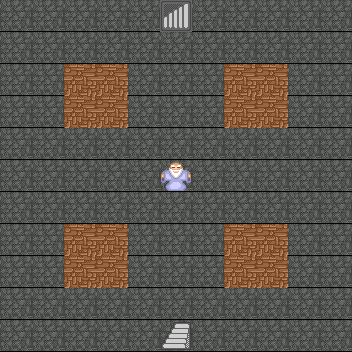

A level layout from a 2D game, rendered from its tile map. Below: a short description, then the map file with its tile-grid data intact:
An orthogonal 11x11 tile map with 32x32 px tiles, 4 tile layers (floor, wall, stair, npc).

<map version="1.2" tiledversion="1.2.5" orientation="orthogonal" renderorder="right-down" width="11" height="11" tilewidth="32" tileheight="32" infinite="0" nextlayerid="14" nextobjectid="1">
 <tileset firstgid="1" name="element" tilewidth="32" tileheight="32" tilecount="96" columns="32">
  <image source="element.png" width="1024" height="96" />
 </tileset>
 <layer id="8" name="floor" width="11" height="11">
  <data encoding="csv">
96,96,96,96,96,96,96,96,96,96,96,
96,96,96,96,96,96,96,96,96,96,96,
96,96,96,96,96,96,96,96,96,96,96,
96,96,96,96,96,96,96,96,96,96,96,
96,96,96,96,96,96,96,96,96,96,96,
96,96,96,96,96,96,96,96,96,96,96,
96,96,96,96,96,96,96,96,96,96,96,
96,96,96,96,96,96,96,96,96,96,96,
96,96,96,96,96,96,96,96,96,96,96,
96,96,96,96,96,96,96,96,96,96,96,
96,96,96,96,96,96,96,96,96,96,96
</data>
 </layer>
 <layer id="1" name="wall" width="11" height="11">
  <data encoding="csv">
0,0,0,0,0,0,0,0,0,0,0,
0,0,0,0,0,0,0,0,0,0,0,
0,0,52,52,0,0,0,52,52,0,0,
0,0,52,52,0,0,0,52,52,0,0,
0,0,0,0,0,0,0,0,0,0,0,
0,0,0,0,0,0,0,0,0,0,0,
0,0,0,0,0,0,0,0,0,0,0,
0,0,52,52,0,0,0,52,52,0,0,
0,0,52,52,0,0,0,52,52,0,0,
0,0,0,0,0,0,0,0,0,0,0,
0,0,0,0,0,0,0,0,0,0,0
</data>
 </layer>
 <layer id="9" name="stair" width="11" height="11">
  <properties>
   <property name="location" value="104,16" />
  </properties>
  <data encoding="csv">
0,0,0,0,0,71,0,0,0,0,0,
0,0,0,0,0,0,0,0,0,0,0,
0,0,0,0,0,0,0,0,0,0,0,
0,0,0,0,0,0,0,0,0,0,0,
0,0,0,0,0,0,0,0,0,0,0,
0,0,0,0,0,0,0,0,0,0,0,
0,0,0,0,0,0,0,0,0,0,0,
0,0,0,0,0,0,0,0,0,0,0,
0,0,0,0,0,0,0,0,0,0,0,
0,0,0,0,0,0,0,0,0,0,0,
0,0,0,0,0,39,0,0,0,0,0
</data>
 </layer>
 <layer id="13" name="npc" width="11" height="11">
  <properties>
   <property name="60" value="17" />
  </properties>
  <data encoding="csv">
0,0,0,0,0,0,0,0,0,0,0,
0,0,0,0,0,0,0,0,0,0,0,
0,0,0,0,0,0,0,0,0,0,0,
0,0,0,0,0,0,0,0,0,0,0,
0,0,0,0,0,0,0,0,0,0,0,
0,0,0,0,0,51,0,0,0,0,0,
0,0,0,0,0,0,0,0,0,0,0,
0,0,0,0,0,0,0,0,0,0,0,
0,0,0,0,0,0,0,0,0,0,0,
0,0,0,0,0,0,0,0,0,0,0,
0,0,0,0,0,0,0,0,0,0,0
</data>
 </layer>
</map>